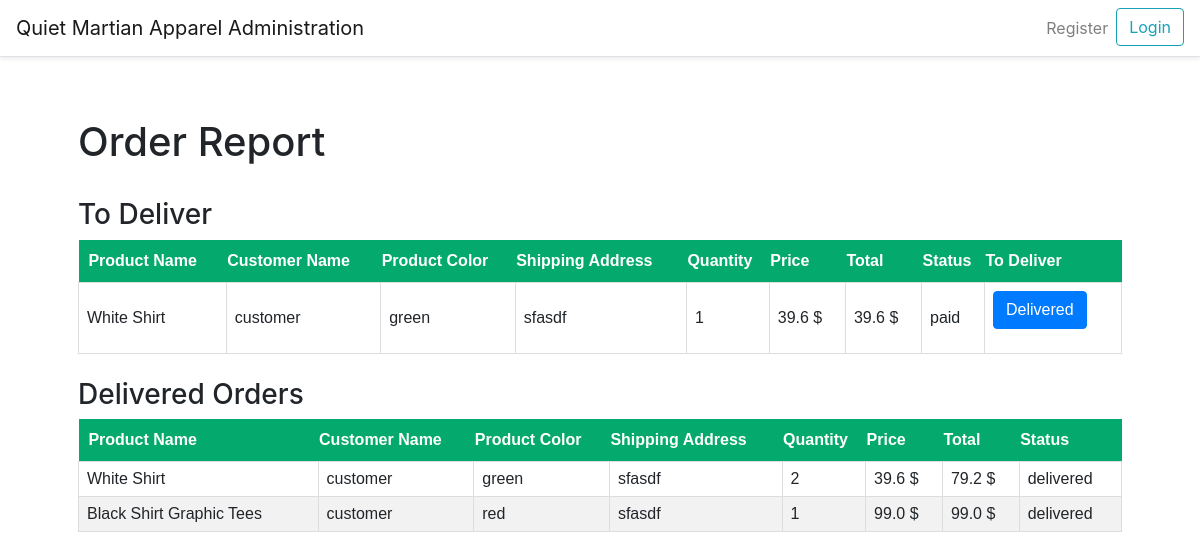
/order-report, run on an earlier commit of the app's database.
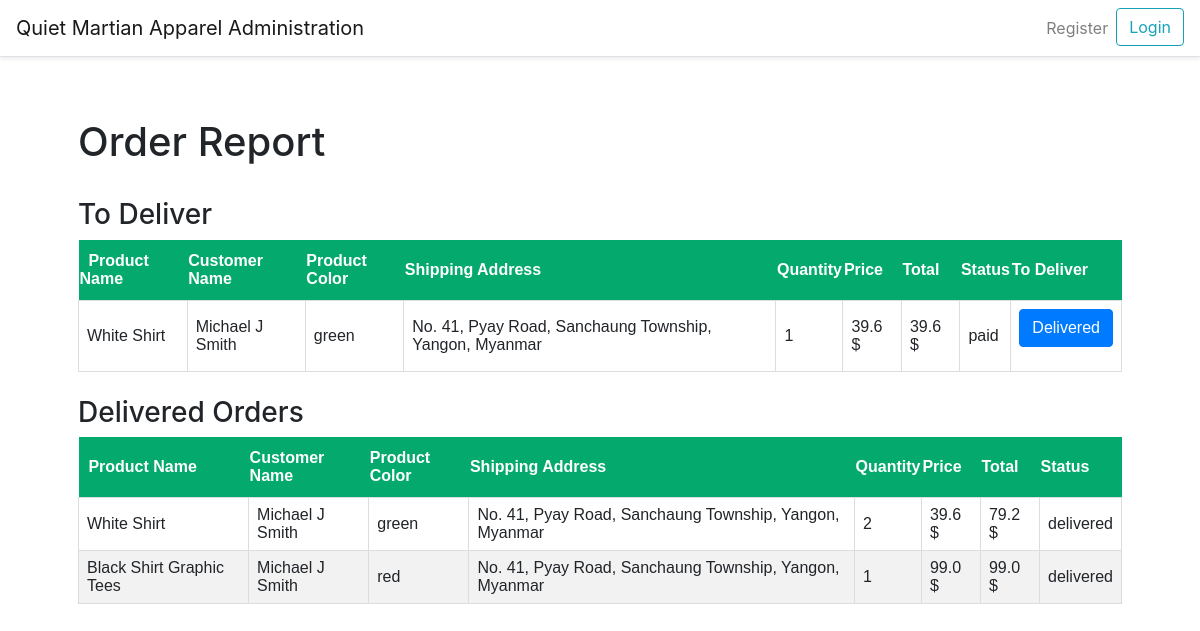
And on a later commit of the database.
### website/models.py (models this page shows, shortened)
class Order(db.Model, UserMixin):
    id = db.Column(db.Integer, primary_key=True)
    customer_id = db.Column(db.Integer, db.ForeignKey('customer.id'))
    product_id = db.Column(db.Integer, db.ForeignKey('product.id'))
    order_no = db.Column(db.String(150), unique=True)
    quantity = db.Column(db.Integer)
    color = db.Column(db.String(30))
    price = db.Column(db.Float)
    order_total = db.Column(db.Float)
    order_date = db.Column(db.DateTime, default=func.now())
    order_status = db.Column(db.String(150))
    payments = db.relationship('Payment')
    product = db.relationship('Product', lazy=True)
    customer = db.relationship('Customer', lazy=True)

class Customer(db.Model, UserMixin):
    id = db.Column(db.Integer, primary_key=True)
    name = db.Column(db.String(150))
    nric = db.Column(db.String(150))
    nationality = db.Column(db.String(150))
    phone_number = db.Column(db.String(150))
    dob = db.Column(db.DateTime)
    email = db.Column(db.String(150), unique=True)
    address = db.Column(db.String(255))
    card_no = db.Column(db.String(150))
    username = db.Column(db.String(150), unique=True)
    password = db.Column(db.String(150))
    created_date = db.Column(db.DateTime, default=func.now())
    payments = db.relationship('Payment')
    orders = db.relationship('Order')

class Product(db.Model, UserMixin):
    id = db.Column(db.Integer, primary_key=True)
    brand_id = db.Column(db.Integer, db.ForeignKey('brand.id'))
    category_id = db.Column(db.Integer, db.ForeignKey('category.id'))
    title = db.Column(db.String(150))
    description = db.Column(db.String(255))
    stock = db.Column(db.Integer)
    discount_id = db.Column(db.Integer, db.ForeignKey('discount.id'))
    price = db.Column(db.Float)
    color_id = db.Column(db.Integer, db.ForeignKey('color.id'))
    image_1 = db.Column(db.String(150))
    image_2 = db.Column(db.String(150))
    image_3 = db.Column(db.String(150))
    created_date = db.Column(db.DateTime, default=func.now())
    created_by_id = db.Column(db.Integer)
    updated_date = db.Column(db.DateTime, default=func.now())
    updated_by_id = db.Column(db.Integer)
    brand = db.relationship('Brand')
    category = db.relationship('Category')
    color = db.relationship('Color')
    colors = db.relationship('Color', secondary='product_color')
    orders = db.relationship('Order', lazy=True)
    discount = db.relationship('Discount', lazy=True)

### website/auth.py (the view)
@auth.route('/order-report', methods=['GET', 'POST'])
def order_report():
    orders = Order.query.filter_by(order_status='paid').all()
    d_orders = Order.query.filter_by(order_status='delivered').all()
    return render_template("staff/order_report.html",d_orders=d_orders, orders=orders, user=current_user)

### website/templates/staff/order_report.html (shortened to what this page needs)
{% extends "staff/layout.html" %}
{% block main %}
<link rel="stylesheet" href="static/payment.css">
    <h1>Order Report</h1>
<br>
<h3>To Deliver</h3>
        <table class="history">
            <thead>
                <tr>
                    <th>&nbsp;&nbsp;Product Name</th>
                    <th>Customer Name</th>
                    <th>Product Color</th>
                    <th>Shipping Address</th>
                    <th>Quantity</th>
                    <th>Price</th>
                    <th>Total</th>
                    <th>Status</th>
                    <th>To Deliver</th>
                </tr>
            </thead>
            <tbody>
                {% for order in orders %}
                    <tr>
                        <td>{{ order.product.title }}</td>
                        <td>{{ order.customer.name }}</td>
                        <td>{{ order.color}}</td>
                        <td>{{ order.customer.address }}</td>
                        <td>{{ order.quantity }}</td>
                        <td>{{ order.price }} $</td>
                        <td>{{ order.order_total }} $</td>
                        <td>{{ order.order_status }}</td>
                        <td>
                            {% if order.order_status == 'paid' %}
                            <form method="POST" action="{{ url_for('auth.order_delivered') }}">
                                <button type="submit" class="btn btn-primary">Delivered</button>
                            </form>
                            {% endif %}
                        </td>
                    </tr>
                {% endfor %}
            </tbody>
        </table>
<br>
<h3>Delivered Orders</h3>
<table class="history">
            <thead>
                <tr>
                    <th>&nbsp;&nbsp;Product Name</th>
                    <th>Customer Name</th>
                    <th>Product Color</th>
                    <th>Shipping Address</th>
                    <th>Quantity</th>
                    <th>Price</th>
                    <th>Total</th>
                    <th>Status</th>
                </tr>
            </thead>
            <tbody>
                {% for order in d_orders %}
                    <tr>
                        <td>{{ order.product.title }}</td>
                        <td>{{ order.customer.name }}</td>
                        <td>{{ order.color}}</td>
                        <td>{{ order.customer.address }}</td>
                        <td>{{ order.quantity }}</td>
                        <td>{{ order.price }} $</td>
                        <td>{{ order.order_total }} $</td>
                        <td>{{ order.order_status }}</td>
                    </tr>
                {% endfor %}
            </tbody>
        </table>
{% endblock %}

What changed in the data, as far as the page shows it:
changed through a linked row, Order "paid": customer.name "customer" → "Michael J Smith"; customer.address "sfasdf" → "No. 41, Pyay Road, Sanchaung Township, Yangon, Myanmar"
changed through a linked row, Order (number 2 of 3 on the later page): customer.name "customer" → "Michael J Smith"; customer.address "sfasdf" → "No. 41, Pyay Road, Sanchaung Township, Yangon, Myanmar"
changed through a linked row, Order "red": customer.name "customer" → "Michael J Smith"; customer.address "sfasdf" → "No. 41, Pyay Road, Sanchaung Township, Yangon, Myanmar"
